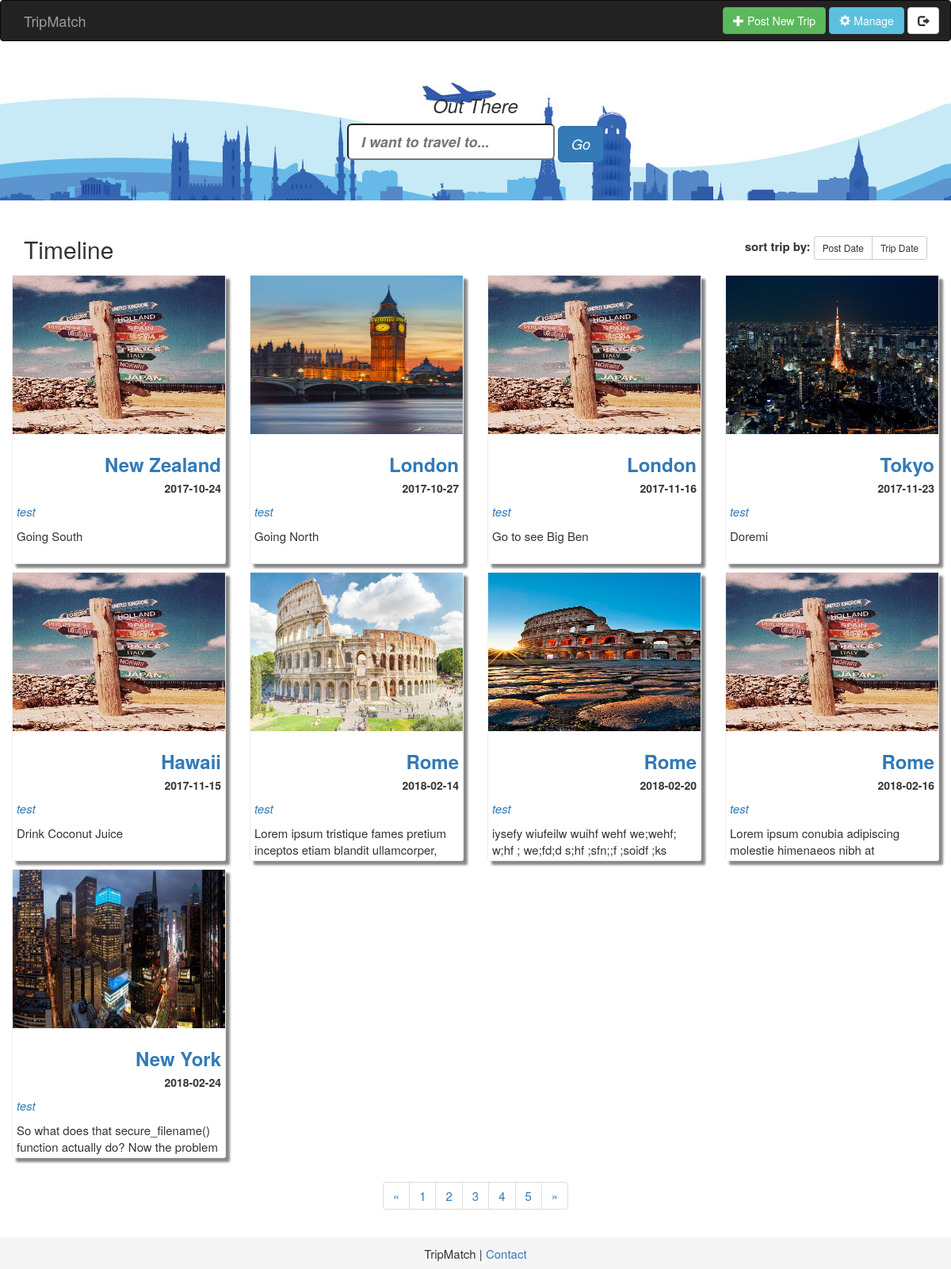
The page / (signed in) on the database its author committed.
### tripmatch/model/tripmatch_model.py (models this page shows, shortened)
class TripDetails(Base):
    __tablename__ = 'trip_details'
    id = Column(Integer, primary_key=True)
    user_id = Column(Integer, ForeignKey('users.id'))
    destination_id = Column(Integer, ForeignKey('destinations.id'))
    duration = Column(String, nullable=True)
    date_start = Column(String, nullable=False)
    companions = Column(Integer, nullable=False)
    city_takeoff = Column(String, nullable=True)
    expected_group_size = Column(Integer, nullable=True)
    notes = Column(String, nullable=True)
    date_create = Column(String, nullable=False)
    contact = Column(String, nullable=True)
    img_name = Column(String, nullable=True)
    users = relationship('Users', back_populates='trip_details')
    destinations = relationship('Destinations', back_populates='trip_details')
    waitinglist = relationship('Waitinglist', back_populates='trip_details')

class Destinations(Base):
    __tablename__ = 'destinations'
    id = Column(Integer, primary_key=True)
    destination = Column(String, nullable=False)
    trip_details = relationship('TripDetails', back_populates='destinations')

class Users(Base):
    __tablename__ = 'users'
    id = Column(Integer, primary_key=True)
    username = Column(String, nullable=False)
    email = Column(String, nullable=False)
    password = Column(String, nullable=False)
    trip_details = relationship('TripDetails', back_populates='users')
    waitinglist = relationship('Waitinglist', back_populates='users')
    user_dest_association_tbl = Table('usr_dest_as_tbl', Base.metadata,
                                      Column('user_id', Integer, ForeignKey('users.id')),
                                      Column('destination_id', Integer, ForeignKey('destinations.id'))
                                      )

### tripmatch/trip_server.py (the view)
@app.route('/')
def timeline():
    if login_session.get('user_id', None):
        login_status = True
    else:
        login_status = False
    app.logger.info('login_status: {0}'.format(login_status))
    db_session = Session()
    trips = db_session.query(TripDetails).all()
    return render_template('timeline.html', trips=trips, login_status=login_status)

### tripmatch/trip_server.py (called while the page is built)
@app.context_processor
def utility_processor():
    def calc_date_end(start_date, duration):
        return (datetime.strptime(start_date, '%Y-%m-%d') + timedelta(int(duration))).strftime('%Y-%m-%d')
    return dict(calc_date_end=calc_date_end)

### tripmatch/templates/timeline.html (shortened to what this page needs)
{% extends "layout.html" %}
{% block head %}
  <link rel="stylesheet" href="{{ url_for('static', filename='css/card.css') }}">
{% endblock %}
{% block body %}
  <div class="container cards-grid">
    <div class="row">
      <div class="sorting">
        <h2 style="display:inline">Timeline</h2>
        <span class="sort-card pull-right">
        <b>sort trip by:
        <div class="btn-group">
          <button class="sort-btn btn btn-default btn-sm" onclick='orderByPostDate()'>Post Date</button>
          <button class="sort-btn btn btn-default btn-sm" onclick='orderByTripDate()'>Trip Date</button>
        </div>
        </b>
        </span>
      </div>
      <div class="trip-card row">
        {% for trip in trips %}
          <div class="col-md-3 col-sm-3">
            <div class="card">
              {% if trip.img_name %}
                <img src="{{ url_for('static', filename='user_uploaded_photos/' + trip.img_name) }}" ,
                     alt='default' class="card-img-top">
              {% else %}
                <img src="{{ url_for('static', filename='dest_img/default_card_img.jpg') }}" , alt='default'
                     class="card-img-top">
              {% endif %}
              <div class="card-body">
                <h3 class="text-right">
                  <a href="{{ url_for('display_trip', trip_id=trip.id) }}">
                    <b>{{ trip.destinations.destination }}</b></a></h3>
                <h5 class="text-right"><b>{{ trip.date_start }}</b></h5>
                <p><a href=""><em>{{ trip.users.username }}</em></a></p>
                <p>{{ trip.notes }}</p>
              </div>
            </div>
          </div>
        {% endfor %}
      </div>
      <nav aria-label="Page navigation" style="text-align: center">
        <ul class="pagination">
          <li>
            <a href="#" aria-label="Previous">
              <span aria-hidden="true">&laquo;</span>
            </a>
          </li>
          <li><a href="#">1</a></li>
          <li><a href="#">2</a></li>
          <li><a href="#">3</a></li>
          <li><a href="#">4</a></li>
          <li><a href="#">5</a></li>
          <li>
            <a href="#" aria-label="Next">
              <span aria-hidden="true">&raquo;</span>
            </a>
          </li>
        </ul>
      </nav>
    </div>
  </div>
{% endblock %}

### tripmatch/static/css/style.css (style rules this page uses)
.sorting { padding: 15px; }

### tripmatch/static/css/card.css (style rules this page uses)
.card { position: relative; display: block; min-width: 0; max-width:100%; height: 365px; background-color: white; background-clip: border-box; border: 1px solid #eee; border-radius: 0.25rem; margin-bottom: 1rem; box-shadow: 5px 5px 3px #888888; }
.card-body { padding: 5px; height: 160px; overflow: hidden; }
.card-img-top { width: 100%; max-height: 200px; min-height: 200px; }

### rows shown on the page
TripDetails: destinations.destination "New Zealand", date_start "2017-10-24", users.username "test", notes "Going South"
TripDetails: img_name (picture), destinations.destination "London", date_start "2017-10-27", users.username "test", notes "Going North"
TripDetails: destinations.destination "London", date_start "2017-11-16", users.username "test", notes "Go to see Big Ben"
TripDetails: img_name (picture), destinations.destination "Tokyo", date_start "2017-11-23", users.username "test", notes "Doremi"
TripDetails: destinations.destination "Hawaii", date_start "2017-11-15", users.username "test", notes "Drink Coconut Juice"
TripDetails: img_name (picture), destinations.destination "Rome", date_start "2018-02-14", users.username "test", notes "Lorem ipsum tristique fames pretium inceptos etiam blandit ullamcorper,…"
TripDetails: img_name (picture), destinations.destination "Rome", date_start "2018-02-20", users.username "test", notes "iysefy wiufeilw wuihf wehf we;wehf; w;hf ; we;fd;d s;hf ;sfn;;f ;soidf ;ks…"
TripDetails: destinations.destination "Rome", date_start "2018-02-16", users.username "test", notes "Lorem ipsum conubia adipiscing molestie himenaeos nibh at…"
TripDetails: img_name (picture), destinations.destination "New York", date_start "2018-02-24", users.username "test", notes "So what does that secure_filename() function actually do? Now the problem…"
